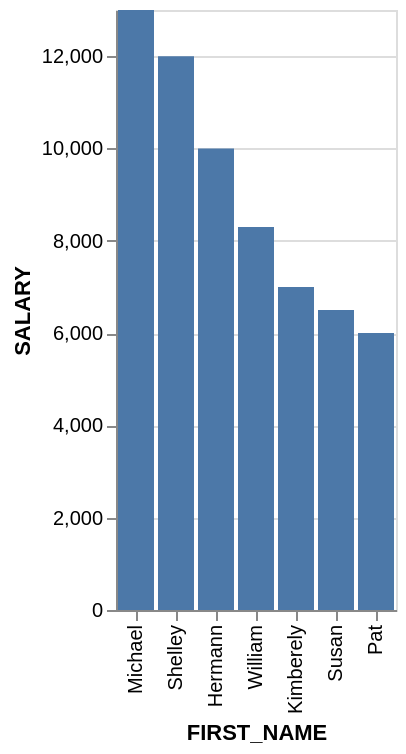

Express this chart as Vega-Lite.
### Vega-Lite specification from a JSON file in a GitHub repository (floating-point values rounded to 4 significant figures)
{"data": {"values": [{"x_data": "Kimberely", "y_data": 7000}, {"x_data": "Michael", "y_data": 13000}, {"x_data": "Pat", "y_data": 6000}, {"x_data": "Susan", "y_data": 6500}, {"x_data": "Hermann", "y_data": 10000}, {"x_data": "Shelley", "y_data": 12000}, {"x_data": "William", "y_data": 8300}]}, "mark": "bar", "encoding": {"x": {"field": "x_data", "type": "nominal", "title": "FIRST_NAME", "sort": {"op": "sum", "field": "y_data", "order": "descending"}}, "y": {"field": "y_data", "type": "quantitative", "title": "SALARY"}}}
